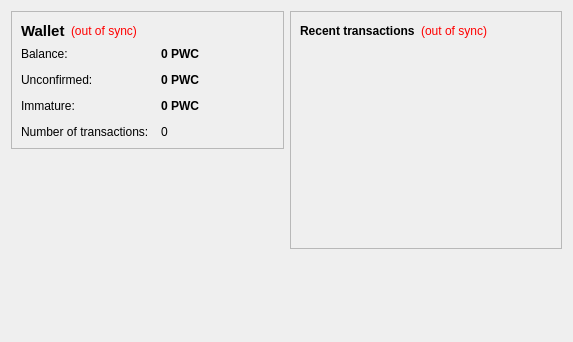
<?xml version="1.0" encoding="UTF-8"?>
<ui version="4.0">
 <class>OverviewPage</class>
 <widget class="QWidget" name="OverviewPage">
  <property name="geometry">
   <rect>
    <x>0</x>
    <y>0</y>
    <width>573</width>
    <height>342</height>
   </rect>
  </property>
  <property name="windowTitle">
   <string>Form</string>
  </property>
  <layout class="QHBoxLayout" name="horizontalLayout" stretch="1,1">
   <item>
    <layout class="QVBoxLayout" name="verticalLayout_2">
     <item>
      <widget class="QFrame" name="frame">
       <property name="frameShape">
        <enum>QFrame::StyledPanel</enum>
       </property>
       <property name="frameShadow">
        <enum>QFrame::Raised</enum>
       </property>
       <layout class="QVBoxLayout" name="verticalLayout_4">
        <item>
         <layout class="QHBoxLayout" name="horizontalLayout_4">
          <item>
           <widget class="QLabel" name="label_5">
            <property name="font">
             <font>
              <pointsize>11</pointsize>
              <weight>75</weight>
              <bold>true</bold>
             </font>
            </property>
            <property name="text">
             <string>Wallet</string>
            </property>
           </widget>
          </item>
          <item>
           <widget class="QLabel" name="labelWalletStatus">
            <property name="toolTip">
             <string>The displayed information may be out of date. Your wallet automatically synchronizes with the Powercoin network after a connection is established, but this process has not completed yet.</string>
            </property>
            <property name="styleSheet">
             <string notr="true">QLabel { color: red; }</string>
            </property>
            <property name="text">
             <string notr="true">(out of sync)</string>
            </property>
            <property name="alignment">
             <set>Qt::AlignLeading|Qt::AlignLeft|Qt::AlignVCenter</set>
            </property>
           </widget>
          </item>
          <item>
           <spacer name="horizontalSpacer_2">
            <property name="orientation">
             <enum>Qt::Horizontal</enum>
            </property>
            <property name="sizeHint" stdset="0">
             <size>
              <width>40</width>
              <height>20</height>
             </size>
            </property>
           </spacer>
          </item>
         </layout>
        </item>
        <item>
         <layout class="QFormLayout" name="formLayout_2">
          <property name="fieldGrowthPolicy">
           <enum>QFormLayout::AllNonFixedFieldsGrow</enum>
          </property>
          <property name="horizontalSpacing">
           <number>12</number>
          </property>
          <property name="verticalSpacing">
           <number>12</number>
          </property>
          <item row="0" column="0">
           <widget class="QLabel" name="label">
            <property name="text">
             <string>Balance:</string>
            </property>
           </widget>
          </item>
          <item row="0" column="1">
           <widget class="QLabel" name="labelBalance">
            <property name="font">
             <font>
              <weight>75</weight>
              <bold>true</bold>
             </font>
            </property>
            <property name="cursor">
             <cursorShape>IBeamCursor</cursorShape>
            </property>
            <property name="toolTip">
             <string>Your current balance</string>
            </property>
            <property name="text">
             <string notr="true">0 PWC</string>
            </property>
            <property name="textInteractionFlags">
             <set>Qt::LinksAccessibleByMouse|Qt::TextSelectableByKeyboard|Qt::TextSelectableByMouse</set>
            </property>
           </widget>
          </item>
          <item row="1" column="0">
           <widget class="QLabel" name="label_3">
            <property name="text">
             <string>Unconfirmed:</string>
            </property>
           </widget>
          </item>
          <item row="1" column="1">
           <widget class="QLabel" name="labelUnconfirmed">
            <property name="font">
             <font>
              <weight>75</weight>
              <bold>true</bold>
             </font>
            </property>
            <property name="cursor">
             <cursorShape>IBeamCursor</cursorShape>
            </property>
            <property name="toolTip">
             <string>Total of transactions that have yet to be confirmed, and do not yet count toward the current balance</string>
            </property>
            <property name="text">
             <string notr="true">0 PWC</string>
            </property>
            <property name="textInteractionFlags">
             <set>Qt::LinksAccessibleByMouse|Qt::TextSelectableByKeyboard|Qt::TextSelectableByMouse</set>
            </property>
           </widget>
          </item>
          <item row="3" column="0">
           <widget class="QLabel" name="label_2">
            <property name="text">
             <string>Number of transactions:</string>
            </property>
           </widget>
          </item>
          <item row="3" column="1">
           <widget class="QLabel" name="labelNumTransactions">
            <property name="toolTip">
             <string>Total number of transactions in wallet</string>
            </property>
            <property name="text">
             <string notr="true">0</string>
            </property>
           </widget>
          </item>
          <item row="2" column="0">
           <widget class="QLabel" name="labelImmatureText">
            <property name="text">
             <string>Immature:</string>
            </property>
           </widget>
          </item>
          <item row="2" column="1">
           <widget class="QLabel" name="labelImmature">
            <property name="font">
             <font>
              <weight>75</weight>
              <bold>true</bold>
             </font>
            </property>
            <property name="toolTip">
             <string>Mined balance that has not yet matured</string>
            </property>
            <property name="text">
             <string notr="true">0 PWC</string>
            </property>
            <property name="textInteractionFlags">
             <set>Qt::LinksAccessibleByMouse|Qt::TextSelectableByKeyboard|Qt::TextSelectableByMouse</set>
            </property>
           </widget>
          </item>
         </layout>
        </item>
       </layout>
      </widget>
     </item>
     <item>
      <spacer name="verticalSpacer">
       <property name="orientation">
        <enum>Qt::Vertical</enum>
       </property>
       <property name="sizeHint" stdset="0">
        <size>
         <width>20</width>
         <height>40</height>
        </size>
       </property>
      </spacer>
     </item>
    </layout>
   </item>
   <item>
    <layout class="QVBoxLayout" name="verticalLayout_3">
     <item>
      <widget class="QFrame" name="frame_2">
       <property name="frameShape">
        <enum>QFrame::StyledPanel</enum>
       </property>
       <property name="frameShadow">
        <enum>QFrame::Raised</enum>
       </property>
       <layout class="QVBoxLayout" name="verticalLayout">
        <item>
         <layout class="QHBoxLayout" name="horizontalLayout_2">
          <item>
           <widget class="QLabel" name="label_4">
            <property name="text">
             <string>&lt;b&gt;Recent transactions&lt;/b&gt;</string>
            </property>
           </widget>
          </item>
          <item>
           <widget class="QLabel" name="labelTransactionsStatus">
            <property name="toolTip">
             <string>The displayed information may be out of date. Your wallet automatically synchronizes with the Powercoin network after a connection is established, but this process has not completed yet.</string>
            </property>
            <property name="styleSheet">
             <string notr="true">QLabel { color: red; }</string>
            </property>
            <property name="text">
             <string notr="true">(out of sync)</string>
            </property>
            <property name="alignment">
             <set>Qt::AlignRight|Qt::AlignTrailing|Qt::AlignVCenter</set>
            </property>
           </widget>
          </item>
          <item>
           <spacer name="horizontalSpacer">
            <property name="orientation">
             <enum>Qt::Horizontal</enum>
            </property>
            <property name="sizeHint" stdset="0">
             <size>
              <width>40</width>
              <height>20</height>
             </size>
            </property>
           </spacer>
          </item>
         </layout>
        </item>
        <item>
         <widget class="QListView" name="listTransactions">
          <property name="styleSheet">
           <string notr="true">QListView { background: transparent; }</string>
          </property>
          <property name="frameShape">
           <enum>QFrame::NoFrame</enum>
          </property>
          <property name="verticalScrollBarPolicy">
           <enum>Qt::ScrollBarAlwaysOff</enum>
          </property>
          <property name="horizontalScrollBarPolicy">
           <enum>Qt::ScrollBarAlwaysOff</enum>
          </property>
          <property name="selectionMode">
           <enum>QAbstractItemView::NoSelection</enum>
          </property>
         </widget>
        </item>
       </layout>
      </widget>
     </item>
     <item>
      <spacer name="verticalSpacer_2">
       <property name="orientation">
        <enum>Qt::Vertical</enum>
       </property>
       <property name="sizeHint" stdset="0">
        <size>
         <width>20</width>
         <height>40</height>
        </size>
       </property>
      </spacer>
     </item>
    </layout>
   </item>
  </layout>
 </widget>
 <resources/>
 <connections/>
</ui>
